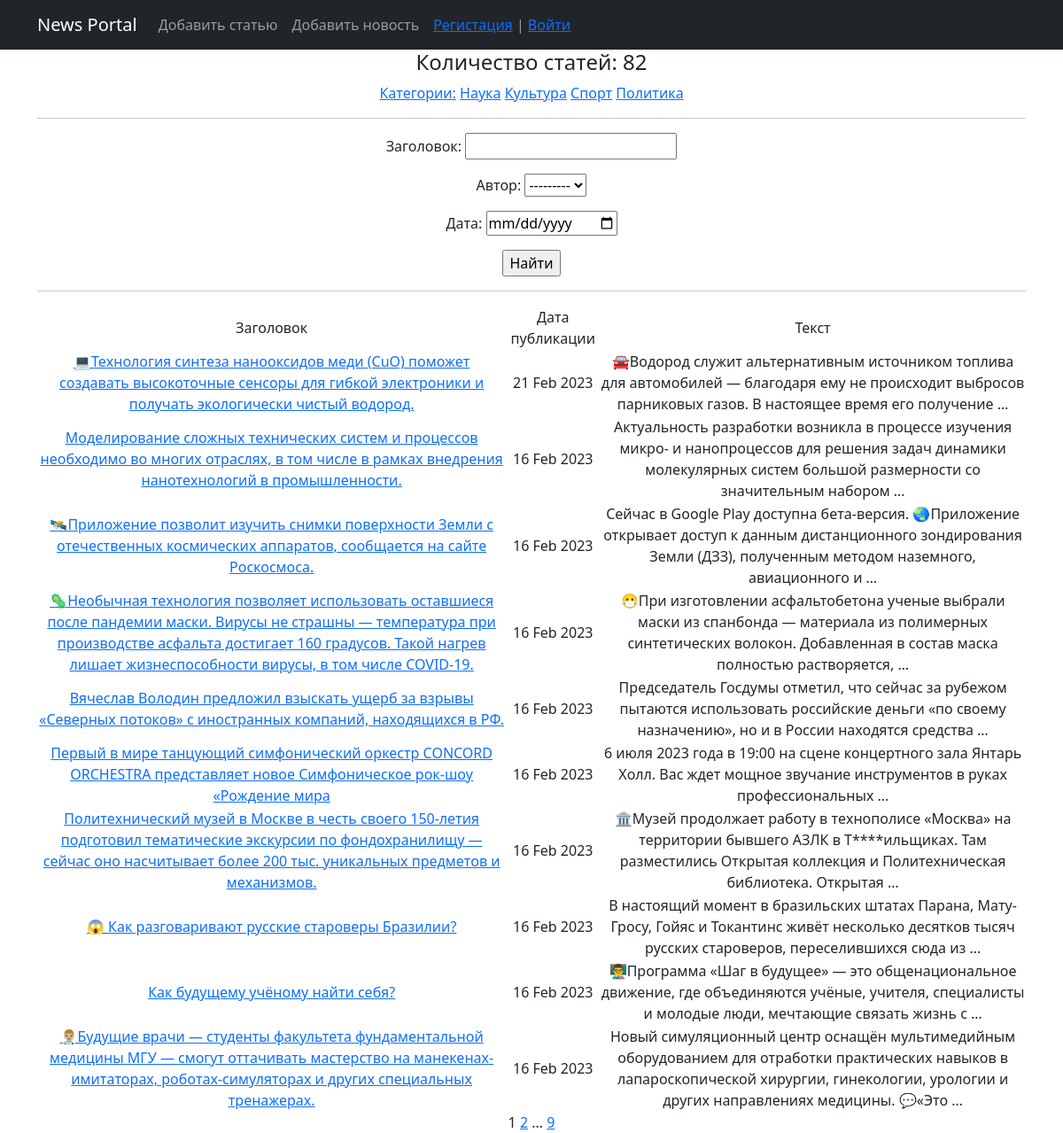
Page /news/ on the committed database.
### news/models.py (models this page shows, shortened)
class Category(models.Model):
    name = models.CharField(max_length=255, unique=True)  # название категории. Поле должно быть уникальным
    subscribers = models.ManyToManyField(User)
    def get_absolute_url(self):
        return reverse('category', args=[str(self.pk)])  # TO DO

class Post(models.Model):
    author = models.ForeignKey(Author, on_delete=models.CASCADE)  # связь «один ко многим» с моделью Author;
    position = models.CharField(max_length=255, choices=POSITION)  # поле с выбором — «статья» или «новость»;
    time_in = models.DateTimeField(auto_now_add=True)  # автоматически добавляемая дата и время создания;
    category = models.ManyToManyField(Category, through='PostCategory')
    article = models.CharField(max_length=255)  # заголовок статьи/новости;
    text = models.TextField()  # текст статьи/новости;
    rating = models.FloatField(default=0.0)  # рейтинг статьи/новости.
    def get_absolute_url(self):
        return reverse('news', args=[str(self.pk)])

### news/views.py (the view)
# urls.py: path('', PostsList.as_view(), name='news_list'),
class PostsList(ListView):
    model = Post
    ordering = '-time_in'
    template_name = 'news_list.html'
    context_object_name = 'news_list'
    paginate_by = 10  # вот так мы можем указать количество записей на странице
    def get_queryset(self):
        queryset = super().get_queryset()
        self.filterset = PostFilter(self.request.GET, queryset)
        return self.filterset.qs
    def get_context_data(self, **kwargs):
        context = super().get_context_data(**kwargs)
        context['news_count'] = f'Количество статей: {self.filterset.qs.count()}'
        context['filterset'] = self.filterset
        context['title'] = 'Главная страница'
        context['cat_selected'] = 0
        context['menu'] = menu
        context['is_author'] = self.request.user.groups.filter(name='authors').exists()
        return context

### news/models.py (called while the page is built)
    def __str__(self):
        return self.user.username

### news/templatetags/custom_filters.py (called while the page is built)
@register.filter()
def censor(value):
    try:
        if not isinstance(value, str):
            raise CensorException('Error')
        v = value
        for word in WORDS:
            if word in v:
                v = v.replace(word, f'{word[:1]}{len(word[1:])*"*"}')
            if word.capitalize() in v:
                v = v.replace(word.capitalize(), f'{word[:1].capitalize()}{len(word[1:])*"*"}')
        return v
    except CensorException as e:
        print(e)

### news/templatetags/custom_tags.py (called while the page is built)
@register.simple_tag(takes_context=True)
def url_replace(context, **kwargs):
    d = context['request'].GET.copy()
    for k, v in kwargs.items():
        d[k] = v
    return d.urlencode()

@register.simple_tag
def get_categories():
    return Category.objects.all()

### templates/news_list.html (shortened to what this page needs)
{% extends 'flatpages/default.html' %}
{% load custom_filters %}
{% load custom_tags %}
{% block content %}
   <h4>{{ news_count }}</h4>
       <div class="category_list">
           <a href="{% url 'news_list'%}" title="Разделы новостей">Категории:</a>
{% get_categories as categories %}
{% for c in categories %}
{% if c == cat_selected %}
{{c.name}}
    {% if request.user.username and cat_selected not in cat_subscriber %}
        <a href="/news/subscribe/{{cat_selected.id}}"  class="btn btn-secondary btn-sm">Подписаться!</a>
    {% endif%}
{% else %}
    <a href={{c.get_absolute_url}}>{{c.name}}</a>
{% endif %}
{% endfor %}
       </div>
<hr>
   <form action="" method="get">
       {{ filterset.form.as_p }}
       <input type="submit" value="Найти" />
   </form>
    <hr>
{% if news_list %}
       <table>
           <tr>
               <td>Заголовок</td>
               <td>Дата публикации</td>
               <td>Текст</td>
           </tr>
{% for news in news_list %}
           <tr>
               <td><a href="{{ news.get_absolute_url }}">{{ news.article|censor }}</a></td>
               <td>{{ news.time_in|date:'d M Y' }}</td>
               <td>{{ news.text|censor|truncatewords:20}}</td>
           </tr>
{% endfor %}
       </table>
{% else %}
       <h2>Статей нет!</h2>
{% endif %}
   {{ page_obj.number }}
   {% if page_obj.has_next %}
       <a href="?{% url_replace page=page_obj.next_page_number %}">{{ page_obj.next_page_number }}</a>
       {% if paginator.num_pages != page_obj.next_page_number %}
           ...
       <a href="?{% url_replace page=page_obj.paginator.num_pages %}">{{ page_obj.paginator.num_pages }}</a>
       {% endif %}
   {% endif %}
{% endblock content %}

### templates/flatpages/default.html (shortened to what this page needs)
<!DOCTYPE html>
<html lang="en">
<head>
{% load static%}
        <link href="{% static 'css/styles.css' %}" rel="stylesheet">
</head>
<body>
    <nav class="navbar navbar-expand-lg navbar-dark bg-dark static-top">
       <div class="container">
           <a class="navbar-brand" href="{% url 'news_list'%}">News Portal</a>
           <div class="collapse navbar-collapse" id="navbarResponsive">
               <ul class="navbar-nav ml-auto">
{% block mainmenu %}
{% for m in menu %}
                   <li class="nav-item active">
                       <a class="nav-link" href="{% url m.url_name%}">{{m.title}}</a>
                   </li>
{% endfor %}
{% if request.user.is_authenticated %}
                   <li class="nav-link"> {{user.username}}
                     <a href="/accounts/logout">Выйти</a>
                   </li>
{% else %}
                   <li class="nav-link">
                     <a href="/accounts/signup">Регистация</a> | <a href="/accounts/login">Войти</a>
                   </li>
{% endif %}
{% endblock mainmenu %}
               </ul>
           </div>
       </div>
    </nav>
    <div class="container">
        <div class="row">
            <div class="col-lg-12 text-center">
{% block content %}{% endblock content %}
            </div>
        </div>
    </div>
</body>
</html>

### rows in the picture
Category: name "Наука"
Category: name "Культура"
Category: name "Спорт"
Category: name "Политика"
Post: article|censor "💻Технология синтеза нанооксидов меди (CuO) поможет создавать высокоточные сенсоры для гибкой электроники и получать экологически чистый водород.", time_in "21 Feb 2023", text|censor "🚘Водород служит альтернативным источником топлива для автомобилей — благодаря ему не происходит выбросов парниковых газов. В настоящее время его получение …"
Post: article|censor "Моделирование сложных технических систем и процессов необходимо во многих отраслях, в том числе в рамках внедрения нанотехнологий в промышленности.", time_in "16 Feb 2023", text|censor "Актуальность разработки возникла в процессе изучения микро- и нанопроцессов для решения задач динамики молекулярных систем большой размерности со значительным набором …"
Post: article|censor "🛰Приложение позволит изучить снимки поверхности Земли с отечественных космических аппаратов, сообщается на сайте Роскосмоса.", time_in "16 Feb 2023", text|censor "Сейчас в Google Play доступна бета-версия. 🌏Приложение открывает доступ к данным дистанционного зондирования Земли (ДЗЗ), полученным методом наземного, авиационного и …"
Post: article|censor "🦠Необычная технология позволяет использовать оставшиеся после пандемии маски. Вирусы не страшны — температура при производстве асфальта достигает 160 градусов. Такой нагрев лишает жизнеспособности вирусы, в том числе COVID-19.", time_in "16 Feb 2023", text|censor "😷При изготовлении асфальтобетона ученые выбрали маски из спанбонда — материала из полимерных синтетических волокон. Добавленная в состав маска полностью растворяется, …"
Post: article|censor "Вячеслав Володин предложил взыскать ущерб за взрывы «Северных потоков» с иностранных компаний, находящихся в РФ.", time_in "16 Feb 2023", text|censor "Председатель Госдумы отметил, что сейчас за рубежом пытаются использовать российские деньги «по своему назначению», но и в России находятся средства …"
Post: article|censor "Первый в мире танцующий симфонический оркестр CONCORD ORCHESTRA представляет новое Симфоническое рок-шоу «Рождение мира", time_in "16 Feb 2023", text|censor "6 июля 2023 года в 19:00 на сцене концертного зала Янтарь Холл. Вас ждет мощное звучание инструментов в руках профессиональных …"
Post: article|censor "Политехнический музей в Москве в честь своего 150-летия подготовил тематические экскурсии по фондохранилищу — сейчас оно насчитывает более 200 тыс. уникальных предметов и механизмов.", time_in "16 Feb 2023", text|censor "🏛Музей продолжает работу в технополисе «Москва» на территории бывшего АЗЛК в Т****ильщиках. Там разместились Открытая коллекция и Политехническая библиотека. Открытая …"
Post: article|censor "😱 Как разговаривают русские староверы Бразилии?", time_in "16 Feb 2023", text|censor "В настоящий момент в бразильских штатах Парана, Мату-Гросу, Гойяс и Токантинс живёт несколько десятков тысяч русских староверов, переселившихся сюда из …"
Post: article|censor "Как будущему учёному найти себя?", time_in "16 Feb 2023", text|censor "👨‍🏫Программа «Шаг в будущее» — это общенациональное движение, где объединяются учёные, учителя, специалисты и молодые люди, мечтающие связать жизнь с …"
Post: article|censor "👨🏼‍⚕️Будущие врачи — студенты факультета фундаментальной медицины МГУ — смогут оттачивать мастерство на манекенах-имитаторах, роботах-симуляторах и других специальных тренажерах.", time_in "16 Feb 2023", text|censor "Новый симуляционный центр оснащён мультимедийным оборудованием для отработки практических навыков в лапароскопической хирургии, гинекологии, урологии и других направлениях медицины. 💬«Это …"

### other values in the picture
{{ m.title }} "Добавить статью" "Добавить новость"
{{ news_count }} "Количество статей: 82"
{{ page_obj.number }} "1"
{{ page_obj.next_page_number }} "2"
{{ page_obj.paginator.num_pages }} "9"
